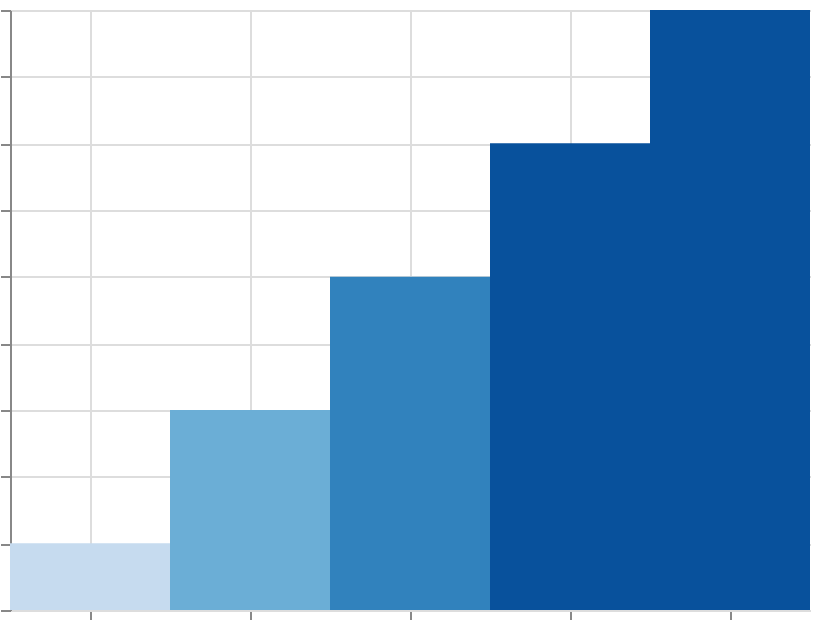

Describe this chart as a Vega-Lite specification.
### Vega specification from a JSON file in a GitHub repository (floating-point values rounded to 4 significant figures)
{"$schema": "https://vega.github.io/schema/vega/v6.json", "width": 400, "height": 300, "padding": 5, "autosize": "none", "data": [{"name": "table", "values": [{"cat": "A", "val": 10}, {"cat": "B", "val": 30}, {"cat": "C", "val": 50}, {"cat": "D", "val": 70}, {"cat": "E", "val": 90}]}], "scales": [{"name": "x", "type": "band", "domain": {"data": "table", "field": "cat", "sort": true}, "range": "width"}, {"name": "y", "type": "linear", "domain": {"data": "table", "field": "val"}, "range": [{"signal": "height"}, 0], "zero": true, "nice": true}, {"name": "color", "type": "quantize", "domain": {"data": "table", "field": "val"}, "range": ["#c6dbef", "#6baed6", "#3182bd", "#08519c"]}], "marks": [{"type": "rect", "from": {"data": "table"}, "encode": {"update": {"x": {"scale": "x", "field": "cat"}, "width": {"scale": "x", "band": 1}, "y": {"scale": "y", "field": "val"}, "y2": {"scale": "y", "value": 0}, "fill": {"scale": "color", "field": "val"}}}}], "axes": [{"scale": "x", "orient": "bottom", "grid": true, "labels": false}, {"scale": "y", "orient": "left", "grid": true, "labels": false}], "legends": [{"fill": "color"}]}
